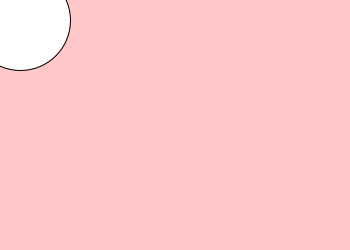
Frame 1 (no input)
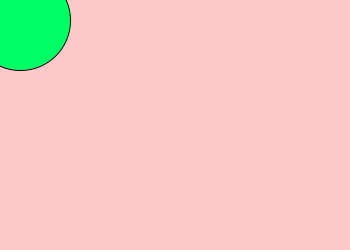
Frame 60 (the mouse pressed at the canvas centre just before this capture)
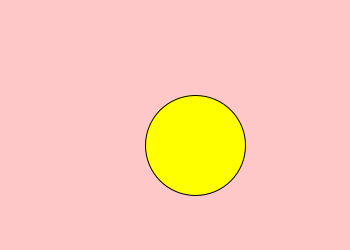
Frame 120 (the mouse held since frame 60 and released just before this capture)

The Processing sketch that drew these frames (run headless with seeded random() and noise(); from frame 60 on, the mouse is pressed at the canvas centre):

// Processing sketch: processing_106932
// ── processing_106932.pde

void setup() { 
  size(350, 250);
}

void draw() { 
 background(255,200,200);
    ellipse(20+mouseX, 20+mouseY, 100, 100);
  
  if(mousePressed){
  fill(255,255,0);
  }
  
  else{
  fill(0,255,100);
  }
  
  
  }
